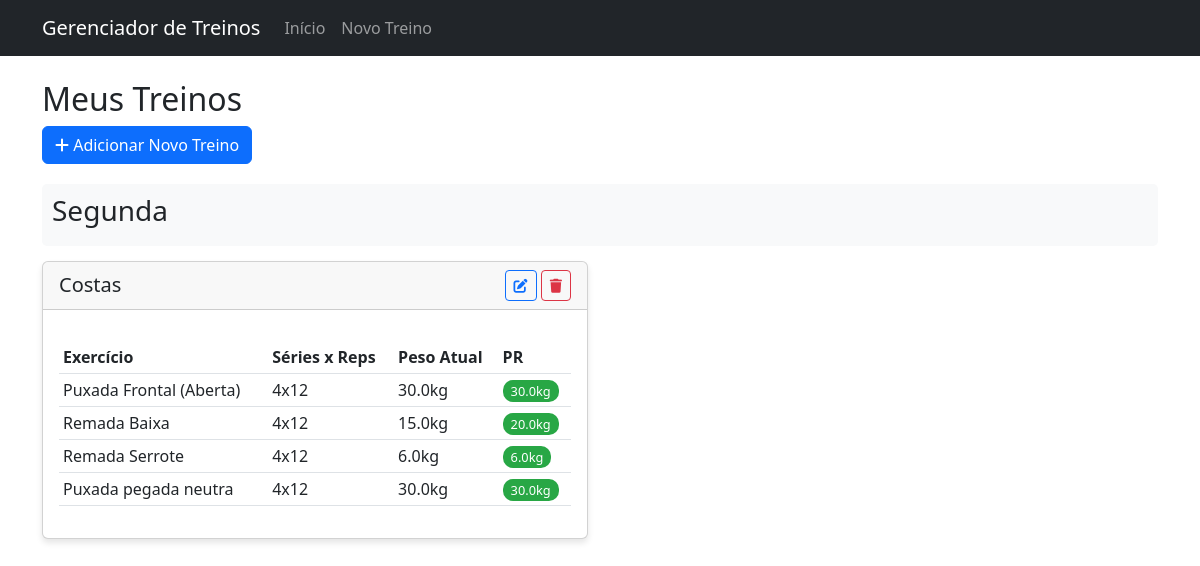
Before: / with the older database file.
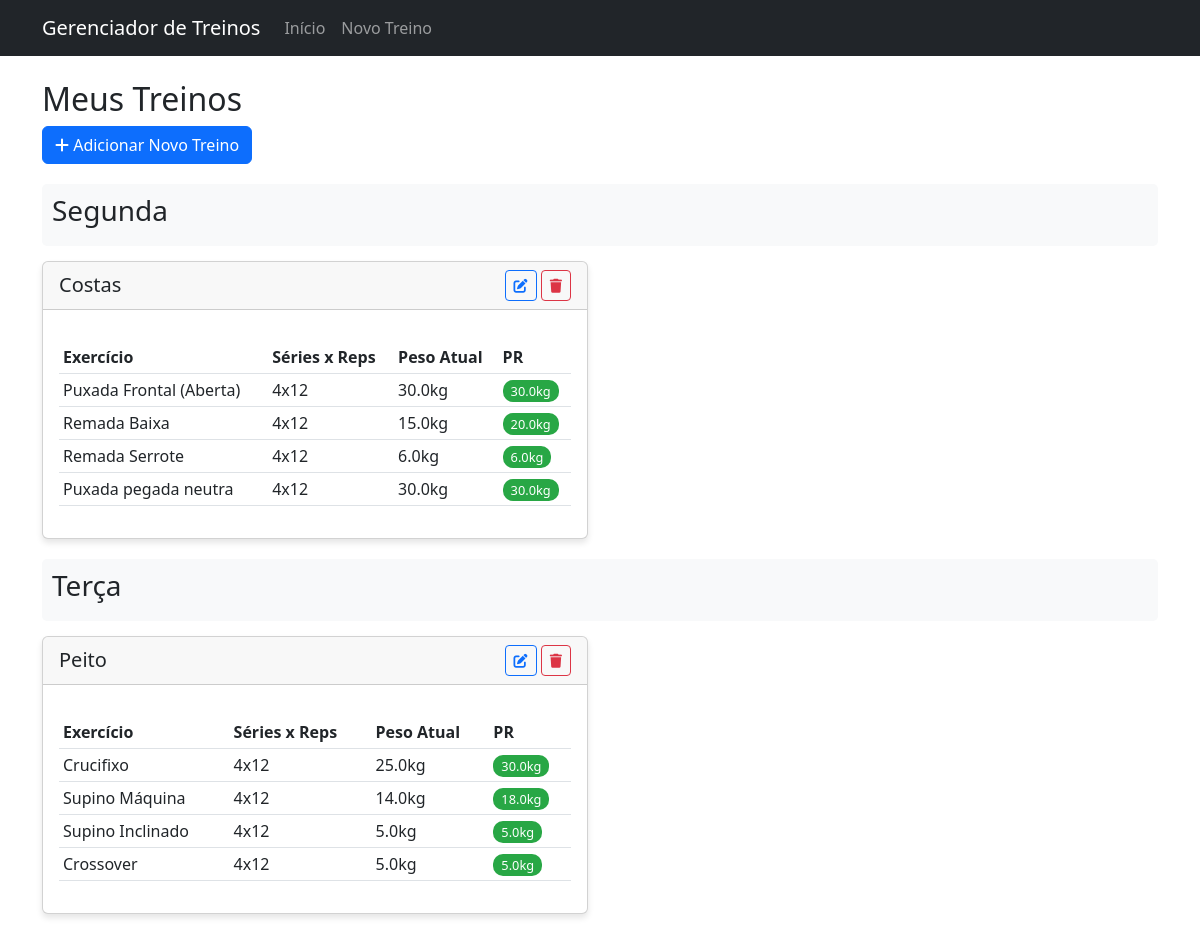
After: the same page with the newer database file.
### app.py (models this page shows)
class Workout(db.Model):
    __tablename__ = 'workouts'
    id = db.Column(db.Integer, primary_key=True)
    day_of_week = db.Column(db.String, nullable=False)
    name = db.Column(db.String, nullable=False)
    exercises = db.relationship("Exercise", back_populates="workout", cascade="all, delete-orphan")

class Exercise(db.Model):
    __tablename__ = 'exercises'
    id = db.Column(db.Integer, primary_key=True)
    workout_id = db.Column(db.Integer, db.ForeignKey('workouts.id'))
    name = db.Column(db.String, nullable=False)
    sets = db.Column(db.Integer, nullable=False)
    reps = db.Column(db.Integer, nullable=False)
    current_weight = db.Column(db.Float)
    pr_weight = db.Column(db.Float)
    workout = db.relationship("Workout", back_populates="exercises")

### app.py (the view)
@app.route('/')
def index():
    workouts = Workout.query.all()
    return render_template('index.html', workouts=workouts)

### templates/index.html
{% extends "base.html" %}
{% block content %}
<div class="row">
    <div class="col-12">
        <h2>Meus Treinos</h2>
        <a href="{{ url_for('add_workout') }}" class="btn btn-primary btn-add">
            <i class="fas fa-plus"></i> Adicionar Novo Treino
        </a>
    </div>
</div>
{% for day in ['segunda', 'terça', 'quarta', 'quinta', 'sexta', 'sábado', 'domingo'] %}
    {% set day_workouts = workouts|selectattr('day_of_week', 'equalto', day)|list %}
    {% if day_workouts %}
        <div class="day-header">
            <h3>{{ day|capitalize }}</h3>
        </div>
        <div class="row">
            {% for workout in day_workouts %}
            <div class="col-md-6">
                <div class="card workout-card">
                    <div class="card-header d-flex justify-content-between align-items-center">
                        <h5 class="mb-0">{{ workout.name }}</h5>
                        <div>
                            <a href="{{ url_for('edit_workout', workout_id=workout.id) }}" class="btn btn-sm btn-outline-primary">
                                <i class="fas fa-edit"></i>
                            </a>
                            <a href="{{ url_for('delete_workout', workout_id=workout.id) }}"
                               class="btn btn-sm btn-outline-danger"
                               onclick="return confirm('Tem certeza que deseja excluir este treino?')">
                                <i class="fas fa-trash"></i>
                            </a>
                        </div>
                    </div>
                    <div class="card-body">
                        {% if workout.exercises %}
                        <table class="table table-sm exercise-table">
                            <thead>
                                <tr>
                                    <th>Exercício</th>
                                    <th>Séries x Reps</th>
                                    <th>Peso Atual</th>
                                    <th>PR</th>
                                </tr>
                            </thead>
                            <tbody>
                                {% for exercise in workout.exercises %}
                                <tr>
                                    <td>{{ exercise.name }}</td>
                                    <td>{{ exercise.sets }}x{{ exercise.reps }}</td>
                                    <td>{{ exercise.current_weight }}kg</td>
                                    <td>
                                        {% if exercise.pr_weight %}
                                            <span class="pr-badge">{{ exercise.pr_weight }}kg</span>
                                        {% else %}
                                            -
                                        {% endif %}
                                    </td>
                                </tr>
                                {% endfor %}
                            </tbody>
                        </table>
                        {% else %}
                        <p class="text-muted">Nenhum exercício cadastrado</p>
                        {% endif %}
                    </div>
                </div>
            </div>
            {% endfor %}
        </div>
    {% endif %}
{% endfor %}
{% endblock %}

### templates/base.html (shortened to what this page needs)
<!DOCTYPE html>
<html lang="pt-BR">
<head>
    <link href="https://cdn.jsdelivr.net/npm/bootstrap@5.3.0/dist/css/bootstrap.min.css" rel="stylesheet">
    <link rel="stylesheet" href="{{ url_for('static', filename='style.css') }}">
    <link rel="stylesheet" href="https://cdnjs.cloudflare.com/ajax/libs/font-awesome/6.0.0/css/all.min.css">
</head>
<body>
    <nav class="navbar navbar-expand-lg navbar-dark bg-dark">
        <div class="container">
            <a class="navbar-brand" href="{{ url_for('index') }}">Gerenciador de Treinos</a>
            <div class="collapse navbar-collapse" id="navbarNav">
                <ul class="navbar-nav">
                    <li class="nav-item">
                        <a class="nav-link" href="{{ url_for('index') }}">Início</a>
                    </li>
                    <li class="nav-item">
                        <a class="nav-link" href="{{ url_for('add_workout') }}">Novo Treino</a>
                    </li>
                </ul>
            </div>
        </div>
    </nav>
    <div class="container mt-4">
        {% block content %}{% endblock %}
    </div>
</body>
</html>

### static/style.css (style rules this page uses)
.workout-card { margin-bottom: 20px; box-shadow: 0 4px 6px rgba(0, 0, 0, 0.1); }
.exercise-table { margin-top: 15px; }
.btn-add { margin-bottom: 20px; }
.day-header { background-color: #f8f9fa; padding: 10px; margin-bottom: 15px; border-radius: 5px; }
.pr-badge { background-color: #28a745; color: white; padding: 2px 8px; border-radius: 10px; font-size: 0.8em; }

Changed rows visible on the page:
added Workout: name "Peito", shown under "Terça"
added Exercise: name "Crucifixo", sets "4", reps "12", current_weight "25.0", pr_weight "30.0", shown under "Peito"
added Exercise: name "Supino Máquina", sets "4", reps "12", current_weight "14.0", pr_weight "18.0", shown under "Peito"
added Exercise: name "Supino Inclinado", sets "4", reps "12", current_weight "5.0", pr_weight "5.0", shown under "Peito"
added Exercise: name "Crossover", sets "4", reps "12", current_weight "5.0", pr_weight "5.0", shown under "Peito"
Other visible differences:
new list line: "Terça"
